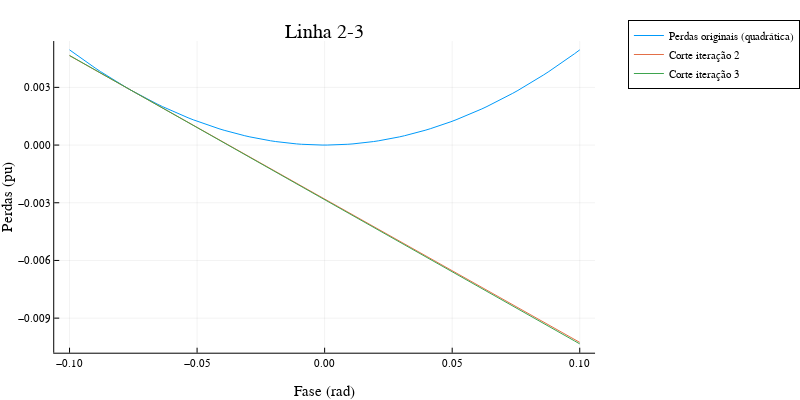

Notebook cell for this chart:
### Code cell
plotly()

x = LinRange(-.1,.1,100)
tl = zeros(100);
for i in eachindex(x)                                                                                             
    tl[i] = transmission_loss(x[i], -real(inputs.Ybus[3,2]))                                                 
end
plt = plot(x, tl, label = "Perdas originais (quadrática)")
for i in 2:3
    v = model.cuts[("PowerLoss", i-1)][3,2]
    reshape(v, length(v), 1)
    y = [x ones(100)] * v
    plt = plot!(x, y, label = "Corte iteração $i")
end
plt = plot!(legend = :outertopright, ylabel = "Perdas (pu)", xlabel = "Fase (rad)")
plt = plot!(title = "Linha 2-3", size = (800, 400))
